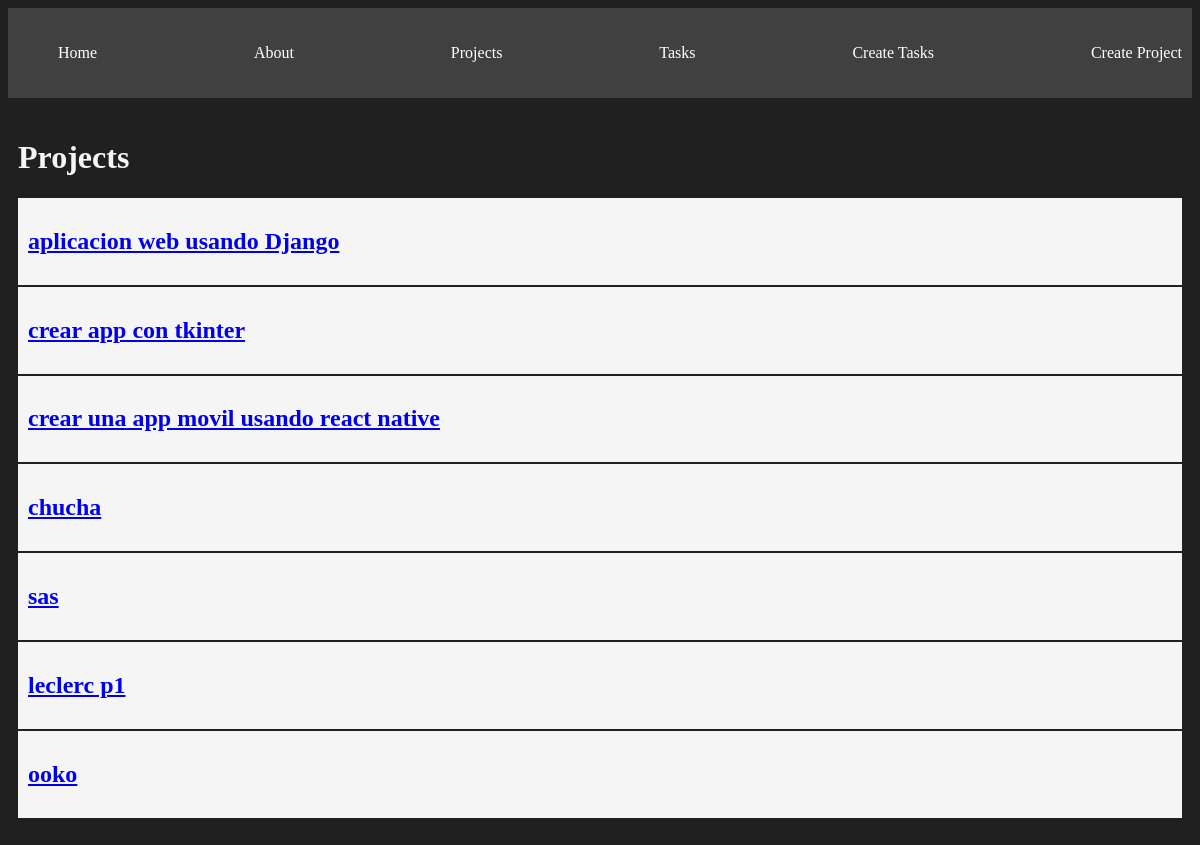
/projects/, run on the app's committed database.
### myapp/models.py (models this page shows, shortened)
class Project(models.Model):
    name = models.CharField(max_length=200)

### myapp/views.py (the view)
# urls.py: path('projects/',views.projects,name="projects"),
def projects(request):
    projects = Project.objects.all()
    return render(request,'projects/projects.html',{'projects':projects})

### myapp/templates/projects/projects.html
{% extends "layouts/base.html" %}
{% block content %}
<h1>Projects</h1>
{% for project in projects %}
<article class="card">
    <a href="{% url 'project_detail' project.id %}">
        <h1>{{project.name}}</h1>
    </a>
</article>
{% endfor %}
{% endblock %}

### myapp/static/styles/main.css (style rules this page uses)
body { background: #202020; color:whitesmoke; }
.card { background: whitesmoke; color: black; padding: 10px; margin-bottom: 2px; }

### data on the page
Project: name "aplicacion web usando Django"
Project: name "crear app con tkinter"
Project: name "crear una app movil usando react native"
Project: name "chucha"
Project: name "sas"
Project: name "leclerc p1"
Project: name "ooko"
